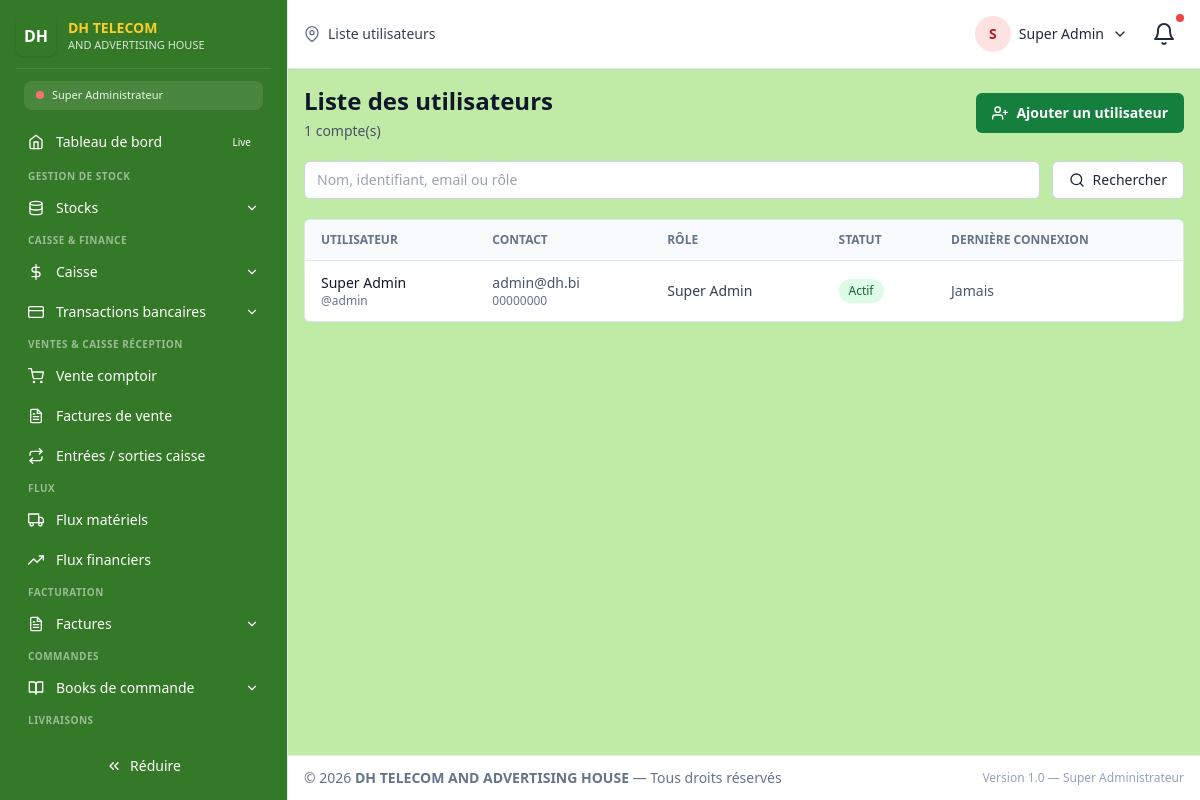
The app's page /super_admin/utilisateurs/liste (signed in), older data.
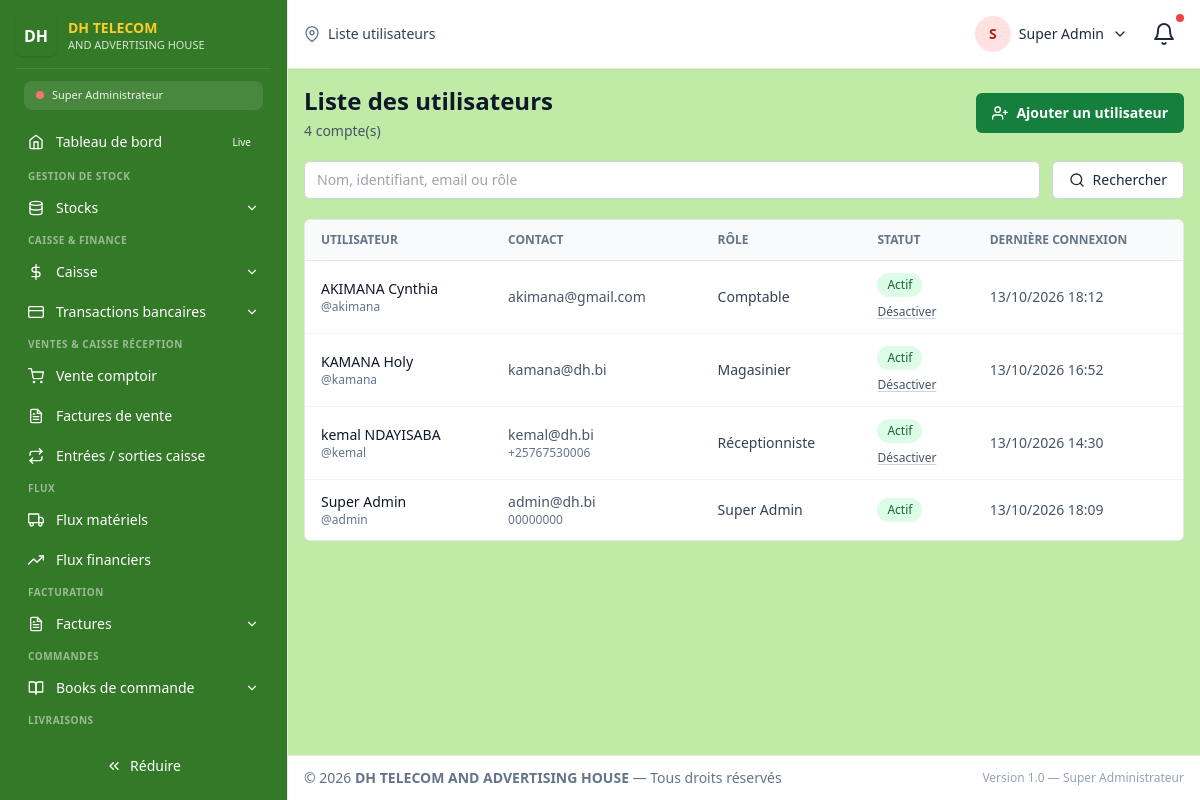
The same page, newer data.
### tables this page shows
CREATE TABLE `users` (
  `id` int(100) NOT NULL,
  `profil` varchar(255) NOT NULL DEFAULT '',
  `user_name` varchar(255) NOT NULL,
  `password` varchar(255) NOT NULL COMMENT 'bcrypt hash',
  `secret_code` varchar(255) DEFAULT NULL,
  `category` varchar(100) DEFAULT NULL COMMENT 'Réf cat_users.category',
  `f_name` varchar(100) DEFAULT NULL,
  `l_name` varchar(100) DEFAULT NULL,
  `telephone` varchar(100) DEFAULT NULL,
  `email` varchar(100) DEFAULT NULL,
  `adress` varchar(100) NOT NULL DEFAULT '',
  `level` varchar(100) NOT NULL DEFAULT '',
  `salary` decimal(10,0) NOT NULL DEFAULT 0,
  `status` varchar(100) NOT NULL DEFAULT 'Disponible',
  `session_id` varchar(1000) NOT NULL DEFAULT '',
  `admission` date NOT NULL DEFAULT curdate(),
  `reset_token` varchar(255) DEFAULT NULL,
  `token_expiry` datetime DEFAULT current_timestamp(),
  `jwt_secret` varchar(255) DEFAULT NULL COMMENT 'Secret personnel pour JWT',
  `last_login` datetime DEFAULT NULL,
  `failed_attempts` int(11) DEFAULT 0,
  `locked_until` datetime DEFAULT NULL,
  `created_at` timestamp NOT NULL DEFAULT current_timestamp(),
  `updated_at` timestamp NOT NULL DEFAULT current_timestamp() ON UPDATE current_timestamp()
);

### router.php (called while the page is built, shortened)
<?php
require_once __DIR__ . "/dash/template/permissions.php";
$ROUTES_BY_ROLE = [];
foreach ($ROLES as $roleName => $roleDefinition) {
    $roleUser = ["role_system" => $roleName];
    $ROUTES_BY_ROLE[$roleName] = [];
    foreach ($ROUTE_DEFINITIONS as $routeName => $routeDefinition) {
        $roleRoute = $roleName . '/' . $routeName;
        if (userCan($roleUser, $routeDefinition[1])) {
            if ($roleName === "receptionniste" && $routeName === "accueil") {
                $routeDefinition[0] = "./dash/receptionist/index.php";
            }
            if ($roleName === "comptable" && $routeName === "accueil") {
                $routeDefinition[0] = "./dash/comptable/index.php";
            }
            if ($roleName === "magasinier" && $routeName === "accueil") {
                $routeDefinition[0] = "./dash/magasinier/index.php";
            }
            $ROUTES_BY_ROLE[$roleName][$roleRoute] = $routeDefinition;
        }
    }
}
$ROLE_ALIASES = [
    "Super Admin" => "super_admin",
    "Admin" => "directeur_general",
    "caissier" => "comptable",
    "agent" => "magasinier",
    "Utilisateur" => "travailleur",
];
require_once __DIR__ . "/api/database.php";
$db = Database::getInstance();
$userRecord = $db->fetch(
    "SELECT id, user_name, category, f_name, l_name, status, profil
     FROM users
     WHERE id = ?
     LIMIT 1",
    [$_SESSION["user_id"]]
);
$role = $ROLE_ALIASES[$userRecord["category"] ?? ""] ?? ($userRecord["category"] ?? "");
$ROUTES = $ROUTES_BY_ROLE[$role];
$route = $_GET['route'] ?? ($role . '/accueil');
$route = trim($route, '/');
$route = strtolower($route);
    ?>
    <?php
list($file, $requiredPermission, $pageTitle) = $ROUTES[$route];
    ?>
    <?php
$pagePath = __DIR__ . "/" . $file;
require $pagePath;
require_once __DIR__ . "/dash/template/layout.php";

### api/database.php (called while the page is built, shortened)
<?php
class Database
{
    private static $instance = null;
    private $pdo;
    private function __construct()
    {
        $dsn = 'mysql:host=' . DB_HOST
             . ';port=' . DB_PORT
             . ';dbname=' . DB_NAME
             . ';charset=' . DB_CHARSET;
        $options = [
            PDO::ATTR_ERRMODE            => PDO::ERRMODE_EXCEPTION,
            PDO::ATTR_DEFAULT_FETCH_MODE => PDO::FETCH_ASSOC,
            PDO::ATTR_EMULATE_PREPARES   => false,
            PDO::ATTR_PERSISTENT         => false,
            PDO::ATTR_TIMEOUT            => 5,
            PDO::ATTR_STRINGIFY_FETCHES  => false,
            PDO::MYSQL_ATTR_INIT_COMMAND => "SET NAMES " . DB_CHARSET
                                          . " COLLATE " . DB_COLLATION
                                          . ", time_zone = '+02:00'",
        ];
        try {
            $this->pdo = new PDO($dsn, DB_USER, DB_PASS, $options);
        } catch (PDOException $e) {
            $this->logError($e);
            die('Erreur de connexion à la base de données : ' . $e->getMessage());
        }
    }
    public static function getInstance()
    {
        if (self::$instance === null) {
            self::$instance = new self();
        }
        return self::$instance;
    }
    public function query($sql, $params = [])
    {
        $start = microtime(true);
        try {
            $stmt = $this->pdo->prepare($sql);
            $stmt->execute($params);
            return $stmt;
        } catch (PDOException $e) {
            $this->logError($e, $sql, $params);
            throw $e;
        }
    }
    public function fetchAll($sql, $params = [])
    {
        return $this->query($sql, $params)->fetchAll();
    }
    public function fetchColumn($sql, $params = [], $column = 0)
    {
        $result = $this->query($sql, $params)->fetchColumn($column);
        return $result === false ? null : $result;
    }
}

### dash/template/permissions.php (called while the page is built, shortened)
<?php
function userCan(array $user, string $permission): bool
{
    global $ROLES;
    $role = $user["role_system"] ?? "";
    $permissions = $ROLES[$role]["permissions"] ?? [];
    if (in_array("*", $permissions, true)) return true;
    if (in_array($permission, $permissions, true)) return true;
    $module = explode(".", $permission)[0] ?? "";
    if ($module && in_array("$module.*", $permissions, true)) return true;
    return false;
}
function getRoleLabel(string $role): string
{
    global $ROLES;
    return $ROLES[$role]["label"] ?? ucfirst(str_replace("_", " ", $role));
}

### dash/admin/utilisateurs_liste.php (the view, shortened to what the rows shown need)
<?php
require_once __DIR__ . '/../../api/database.php';
$db = Database::getInstance();
$escape = static fn($value): string => htmlspecialchars((string) $value, ENT_QUOTES, 'UTF-8');
$page = max(1, (int) ($_GET['page'] ?? 1));
$perPage = 15;
$where = '';
$params = [];
$totalUsers = (int) $db->fetchColumn("SELECT COUNT(*) FROM users $where", $params);
$totalPages = max(1, (int) ceil($totalUsers / $perPage));
$page = min($page, $totalPages);
$offset = ($page - 1) * $perPage;
$users = $db->fetchAll(
    "SELECT id, user_name, category, f_name, l_name, email, telephone, status, last_login
     FROM users $where
     ORDER BY created_at DESC, id DESC
     LIMIT $perPage OFFSET $offset",
    $params
);
?>
<section class="space-y-5">
    <header class="flex flex-col gap-3 sm:flex-row sm:items-center sm:justify-between">
        <div>
            <h1 class="text-2xl font-bold text-slate-900">Liste des utilisateurs</h1>
        </div>
    </header>
    <div class="overflow-x-auto rounded-md border border-slate-200 bg-white">
        <table class="min-w-full divide-y divide-slate-200 text-sm">
            <thead class="bg-slate-50 text-left text-xs uppercase text-slate-500">
                <tr><th class="px-4 py-3 font-semibold">Utilisateur</th><th class="px-4 py-3 font-semibold">Contact</th><th class="px-4 py-3 font-semibold">Rôle</th><th class="px-4 py-3 font-semibold">Statut</th><th class="px-4 py-3 font-semibold">Dernière connexion</th></tr>
            </thead>
            <tbody class="divide-y divide-slate-100">
                <?php if (!$users): ?>
                    <tr><td colspan="5" class="px-4 py-10 text-center text-slate-500">Aucun utilisateur ne correspond à cette recherche.</td></tr>
                <?php else: foreach ($users as $listedUser): ?>
                    <?php $isActive = strtolower((string) $listedUser['status']) !== 'désactivé'; ?>
                    <tr class="hover:bg-slate-50">
                        <td class="px-4 py-3"><div class="font-medium text-slate-900"><?= $escape(trim(($listedUser['f_name'] ?? '') . ' ' . ($listedUser['l_name'] ?? '')) ?: $listedUser['user_name']) ?></div><div class="text-xs text-slate-500">@<?= $escape($listedUser['user_name']) ?></div></td>
                        <td class="px-4 py-3 text-slate-600"><div><?= $escape($listedUser['email'] ?: '—') ?></div><div class="text-xs text-slate-500"><?= $escape($listedUser['telephone'] ?: '') ?></div></td>
                        <td class="px-4 py-3 text-slate-700"><?= $escape(getRoleLabel($listedUser['category'] ?? '')) ?></td>
                        <td class="px-4 py-3"><span class="inline-flex rounded-full px-2.5 py-1 text-xs font-medium <?= $isActive ? 'bg-green-100 text-green-800' : 'bg-red-100 text-red-800' ?>"><?= $isActive ? 'Actif' : 'Désactivé' ?></span>
                            <?php if (userCan($user, 'utilisateurs.create') && (int) $listedUser['id'] !== (int) $user['utilisateur_id']): ?>
                                <form method="post" class="mt-1">
                                    <button class="text-xs font-medium text-slate-600 underline decoration-slate-300 underline-offset-2 hover:text-green-800"><?= $isActive ? 'Désactiver' : 'Réactiver' ?></button>
                                </form>
                            <?php endif; ?>
                        </td>
                        <td class="px-4 py-3 text-slate-600"><?= $listedUser['last_login'] ? $escape(date('d/m/Y H:i', strtotime($listedUser['last_login']))) : 'Jamais' ?></td>
                    </tr>
                <?php endforeach; endif; ?>
            </tbody>
        </table>
    </div>
</section>

Row changes from the older to the newer data that the page shows:
added users: f_name+l_name "AKIMANA Cynthia", user_name "akimana", email "akimana@gmail.com", category "Comptable", status "Actif", last_login "13/10/2026 18:12"
added users: f_name+l_name "KAMANA Holy", user_name "kamana", email "kamana@dh.bi", category "Magasinier", status "Actif", last_login "13/10/2026 16:52"
added users: f_name+l_name "kemal NDAYISABA", user_name "kemal", email "kemal@dh.bi", telephone "+25767530006", category "Réceptionniste", status "Actif", last_login "13/10/2026 14:30"
changed users "Super Admin": last_login (not shown) → "13/10/2026 18:09"; no longer shows "Jamais"
Text that changed along with them:
$totalUsers: "1" → "4"
